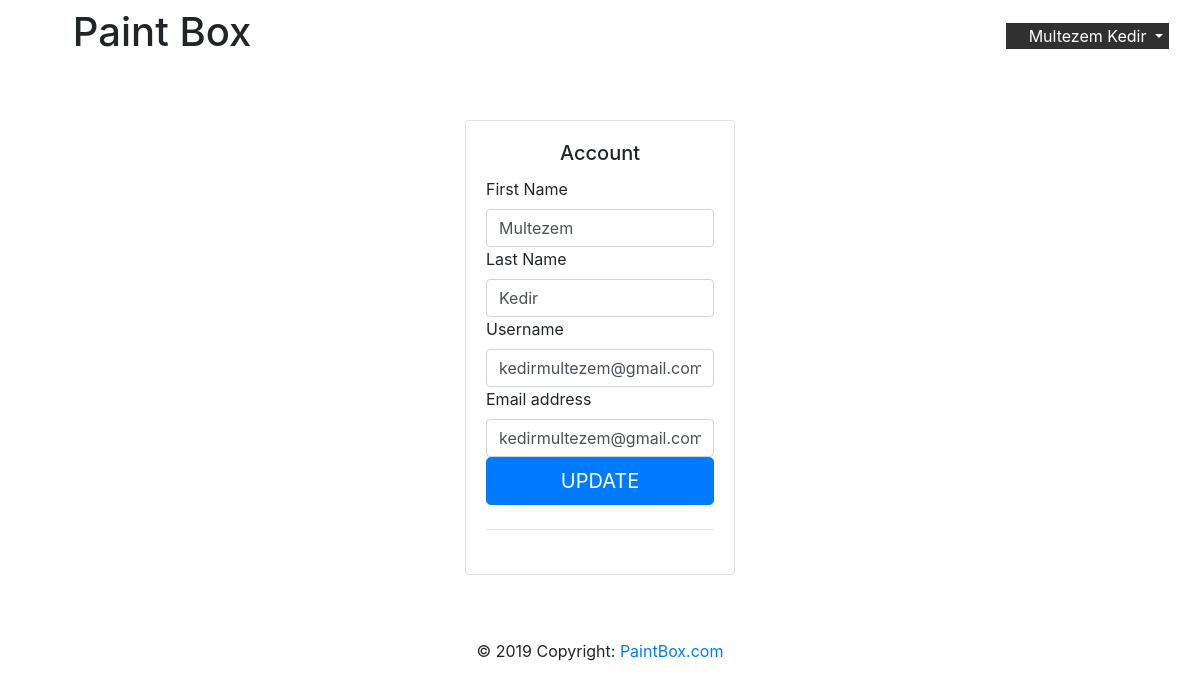
Page /account (signed in) on the earlier database version.
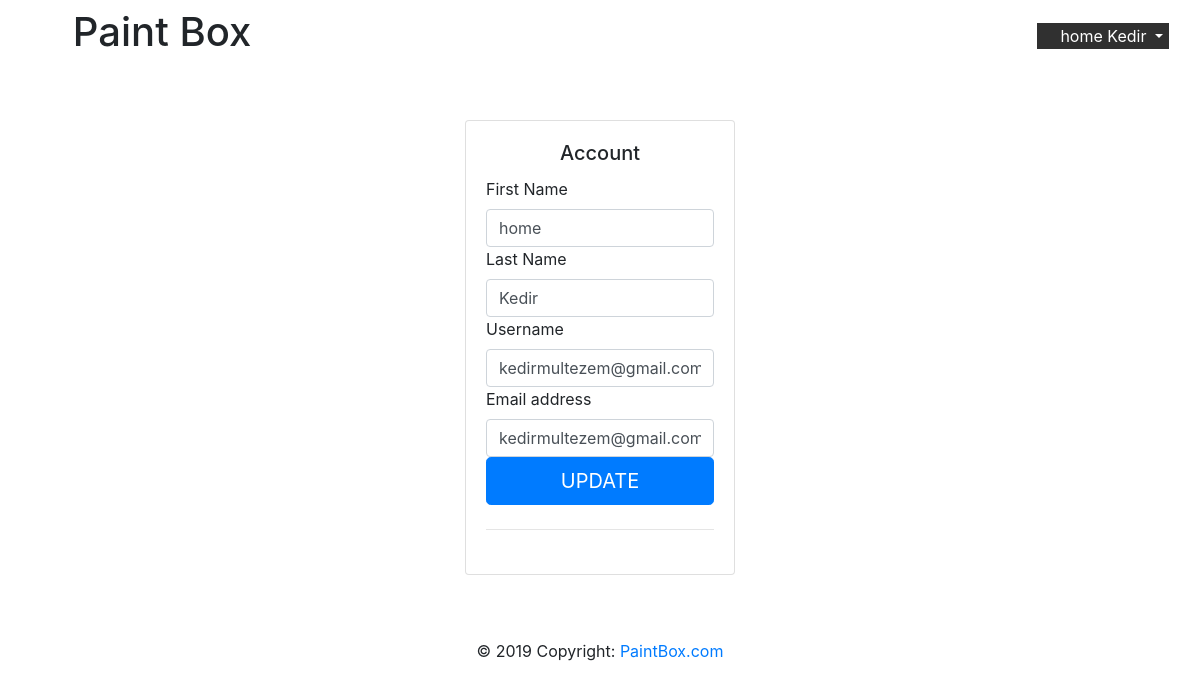
Same page on the later database version.
### PaintBox/modules/database.py (models this page shows, shortened)
class DBUser(db.Model, UserMixin):
    __tablename__ = 'user'
    id = db.Column(db.Integer, primary_key=True)
    username = db.Column(db.String(120), unique=True, nullable=False)
    firstname = db.Column(db.String(20), nullable=False)
    lastname = db.Column(db.String(20), nullable=False)
    email = db.Column(db.String(120), unique=True, nullable=False)
    image_file = db.Column(db.String(20), nullable=False, default='default.jpg')
    password = db.Column(db.String(60), nullable=False)
    projects = db.relationship('DBproject', backref='author', lazy=True)

### PaintBox/routes.py (the view, shortened to what this page needs)
@app.route('/account', methods=['GET', 'POST'])
@login_required
def acount():
    return render_template('acount.html', user=current_user)

### PaintBox/modules/database.py (called while the page is built)
@login_manager.user_loader
def load_user(user_id):
    return DBUser.query.get(int(user_id))

### PaintBox/templates/acount.html (shortened to what this page needs)
{% from 'add_macro.html' import add_form %}
{% extends "base.html" %}
{% block main %}
      <div class="col-sm-9 col-md-7 col-lg-3 mx-auto">
        <div class="card card-signin my-5">
          <div class="card-body">
            <h5 class="card-title text-center">Account</h5>
            <form class="form-signin" action='/account' method="POST">
              <div class="form-label-group">
                  <label class="control-label" for="inputFirstname">First Name</label>
                  <input type="text" id="inputFirstName" name="firstname" value="{{ user.firstname }}" class="form-control" required autofocus>
                  <label class="control-label" for="inputLastname">Last Name</label>
                  <input type="text" id="inputLastName" name="lastname" value="{{ user.lastname }}" class="form-control" required autofocus>
              </div>
              <div class="form-label-group">
                  <label class="control-label" for="inputUsername">Username</label>
                  <input type="text" id="inputUsername" name="username" value="{{ user.username }}" class="form-control" required autofocus>
              </div>
                <div class="form-label-group">
                    <label for="inputEmail">Email address</label>
                    <input name="email" type="email" id="inputEmail" class="form-control" value="{{ user.email }}" required autofocus>
                </div>
              <button class="btn btn-lg btn-primary btn-block text-uppercase" type="submit">Update</button>
                <hr class="my-4">
            </form>
          </div>
        </div>
      </div>
{% endblock %}

### PaintBox/templates/base.html (shortened to what this page needs)
<!DOCTYPE html>
<html lang="en" xmlns="http://www.w3.org/1999/html">
<head>
    <link rel="stylesheet" href="https://use.fontawesome.com/releases/v5.8.1/css/all.css"
>
    <link rel="stylesheet" href="https://maxcdn.bootstrapcdn.com/bootstrap/4.3.1/css/bootstrap.min.css">
    <link rel="stylesheet" href="{{ url_for('static', filename='css/colors.css') }}">
    <link rel="stylesheet" href="{{ url_for('static', filename='css/home.css') }}">
</head>
<body class="wrapper">
<header>
    <nav class="navbar navbar-expand-lg">
        <div class="container-fluid">
            <a type="button" id="sidebarCollapse">
                    <div class="sidebar-header">
                        <h1>
                            <i class="fas fa-puzzle-piece"></i>
                            <span>Paint Box</span>
                        </h1>
                    </div>
            </a>
            {% if current_user.is_authenticated %}
                <div class="btn-group user_info">
                    <button type="button" class="dropdown-toggle" data-toggle="dropdown" aria-haspopup="true"
                            aria-expanded="false"
                            style="
                                background: #303030;
                                border: #303030;
                                color: white;
                            ">
                        <i class="fas fa-user"></i>
                        <span>{{ user.firstname }} {{ user.lastname }} </span>
                    </button>
                </div>
            {% endif %}
        </div>
    </nav>
</header>
<main id="content">
    {% block main %}{% endblock %}
</main>
<footer class="footer">
    <div class="footer-copyright text-center py-3">© 2019 Copyright:
        <a href="https://mdbootstrap.com/education/bootstrap/"> PaintBox.com</a>
    </div>
</footer>
</body>
</html>

Differences in the rows shown:
changed DBUser "Kedir": firstname "Multezem" → "home"
